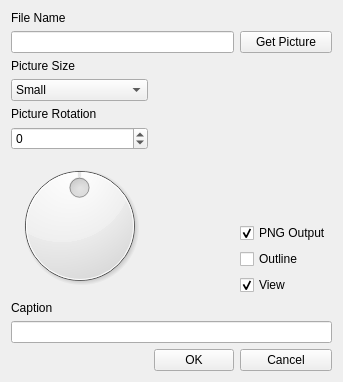
<?xml version="1.0" encoding="UTF-8"?>
<ui version="4.0">
 <class>MainWindow</class>
 <widget class="QWidget" name="MainWindow">
  <property name="geometry">
   <rect>
    <x>0</x>
    <y>0</y>
    <width>343</width>
    <height>382</height>
   </rect>
  </property>
  <property name="windowTitle">
   <string>ShrinkyPic - v0.1.r27</string>
  </property>
  <property name="windowIcon">
   <iconset>
    <normaloff>../icon/shrinkypic_32.png</normaloff>../icon/shrinkypic_32.png</iconset>
  </property>
  <layout class="QHBoxLayout" name="horizontalLayout">
   <item>
    <layout class="QGridLayout" name="gridLayout">
     <item row="4" column="0">
      <widget class="QLabel" name="PictureRotationLabel">
       <property name="text">
        <string>Picture Rotation</string>
       </property>
      </widget>
     </item>
     <item row="0" column="0">
      <widget class="QLabel" name="FileNameLabel">
       <property name="text">
        <string>File Name</string>
       </property>
      </widget>
     </item>
     <item row="11" column="0" colspan="3">
      <widget class="QLineEdit" name="CaptionEdit">
       <property name="toolTip">
        <string>Enter a caption for this picture</string>
       </property>
      </widget>
     </item>
     <item row="3" column="0">
      <widget class="QComboBox" name="SizeSelect">
       <property name="toolTip">
        <string>Choose a size to output the picture</string>
       </property>
       <item>
        <property name="text">
         <string>Small</string>
        </property>
       </item>
       <item>
        <property name="text">
         <string>Medium</string>
        </property>
       </item>
       <item>
        <property name="text">
         <string>Large</string>
        </property>
       </item>
      </widget>
     </item>
     <item row="10" column="0">
      <widget class="QLabel" name="CaptionLabel">
       <property name="toolTip">
        <string>&lt;html&gt;&lt;head/&gt;&lt;body&gt;&lt;p&gt;Enter a caption for this picture.&lt;/p&gt;&lt;/body&gt;&lt;/html&gt;</string>
       </property>
       <property name="text">
        <string>Caption</string>
       </property>
      </widget>
     </item>
     <item row="2" column="0">
      <widget class="QLabel" name="PictureSizeLabel">
       <property name="text">
        <string>Picture Size</string>
       </property>
      </widget>
     </item>
     <item row="13" column="0">
      <spacer name="horizontalSpacer">
       <property name="orientation">
        <enum>Qt::Horizontal</enum>
       </property>
       <property name="sizeHint" stdset="0">
        <size>
         <width>40</width>
         <height>20</height>
        </size>
       </property>
      </spacer>
     </item>
     <item row="1" column="0" colspan="2">
      <widget class="QLineEdit" name="FileNameEdit">
       <property name="toolTip">
        <string>Enter the original picture path and file name</string>
       </property>
      </widget>
     </item>
     <item row="13" column="2">
      <widget class="QPushButton" name="CancelButton">
       <property name="toolTip">
        <string>Click to close the program</string>
       </property>
       <property name="text">
        <string>Cancel</string>
       </property>
      </widget>
     </item>
     <item row="13" column="1">
      <widget class="QPushButton" name="OkButton">
       <property name="toolTip">
        <string>Click to begin process</string>
       </property>
       <property name="text">
        <string>OK</string>
       </property>
      </widget>
     </item>
     <item row="7" column="0">
      <widget class="QDial" name="RotationDial">
       <property name="toolTip">
        <string>Rotate to change picture orientation</string>
       </property>
       <property name="minimum">
        <number>-20</number>
       </property>
       <property name="maximum">
        <number>20</number>
       </property>
       <property name="pageStep">
        <number>1</number>
       </property>
      </widget>
     </item>
     <item row="1" column="2">
      <widget class="QPushButton" name="GetPictureButton">
       <property name="toolTip">
        <string>Browse for a picture to shrink</string>
       </property>
       <property name="whatsThis">
        <string>Opens the file browser</string>
       </property>
       <property name="text">
        <string>Get Picture</string>
       </property>
      </widget>
     </item>
     <item row="5" column="0">
      <widget class="QSpinBox" name="RotationBox">
       <property name="toolTip">
        <string>Change picture orientation (-20 to 20 degrees)</string>
       </property>
       <property name="minimum">
        <number>-20</number>
       </property>
       <property name="maximum">
        <number>20</number>
       </property>
      </widget>
     </item>
     <item row="7" column="2">
      <layout class="QVBoxLayout" name="verticalLayout">
       <item>
        <spacer name="verticalSpacer">
         <property name="orientation">
          <enum>Qt::Vertical</enum>
         </property>
         <property name="sizeHint" stdset="0">
          <size>
           <width>20</width>
           <height>40</height>
          </size>
         </property>
        </spacer>
       </item>
       <item>
        <widget class="QCheckBox" name="PngCheckBox">
         <property name="text">
          <string>PNG Output</string>
         </property>
         <property name="checked">
          <bool>true</bool>
         </property>
        </widget>
       </item>
       <item>
        <widget class="QCheckBox" name="OutlineCheckBox">
         <property name="toolTip">
          <string>Add an outline to the picture</string>
         </property>
         <property name="text">
          <string>Outline</string>
         </property>
        </widget>
       </item>
       <item>
        <widget class="QCheckBox" name="ViewCheckBox">
         <property name="toolTip">
          <string>Check to view after processing</string>
         </property>
         <property name="text">
          <string>View</string>
         </property>
         <property name="checked">
          <bool>true</bool>
         </property>
        </widget>
       </item>
      </layout>
     </item>
    </layout>
   </item>
  </layout>
 </widget>
 <resources/>
 <connections>
  <connection>
   <sender>OkButton</sender>
   <signal>pressed()</signal>
   <receiver>MainWindow</receiver>
   <slot>setupUi()</slot>
   <hints>
    <hint type="sourcelabel">
     <x>211</x>
     <y>374</y>
    </hint>
    <hint type="destinationlabel">
     <x>256</x>
     <y>252</y>
    </hint>
   </hints>
  </connection>
  <connection>
   <sender>GetPictureButton</sender>
   <signal>clicked()</signal>
   <receiver>MainWindow</receiver>
   <slot>setupUi()</slot>
   <hints>
    <hint type="sourcelabel">
     <x>315</x>
     <y>59</y>
    </hint>
    <hint type="destinationlabel">
     <x>212</x>
     <y>121</y>
    </hint>
   </hints>
  </connection>
  <connection>
   <sender>CancelButton</sender>
   <signal>clicked()</signal>
   <receiver>MainWindow</receiver>
   <slot>close()</slot>
   <hints>
    <hint type="sourcelabel">
     <x>315</x>
     <y>374</y>
    </hint>
    <hint type="destinationlabel">
     <x>246</x>
     <y>176</y>
    </hint>
   </hints>
  </connection>
  <connection>
   <sender>RotationDial</sender>
   <signal>sliderMoved(int)</signal>
   <receiver>RotationBox</receiver>
   <slot>setValue(int)</slot>
   <hints>
    <hint type="sourcelabel">
     <x>74</x>
     <y>199</y>
    </hint>
    <hint type="destinationlabel">
     <x>75</x>
     <y>165</y>
    </hint>
   </hints>
  </connection>
 </connections>
 <slots>
  <slot>setupUi()</slot>
 </slots>
</ui>
